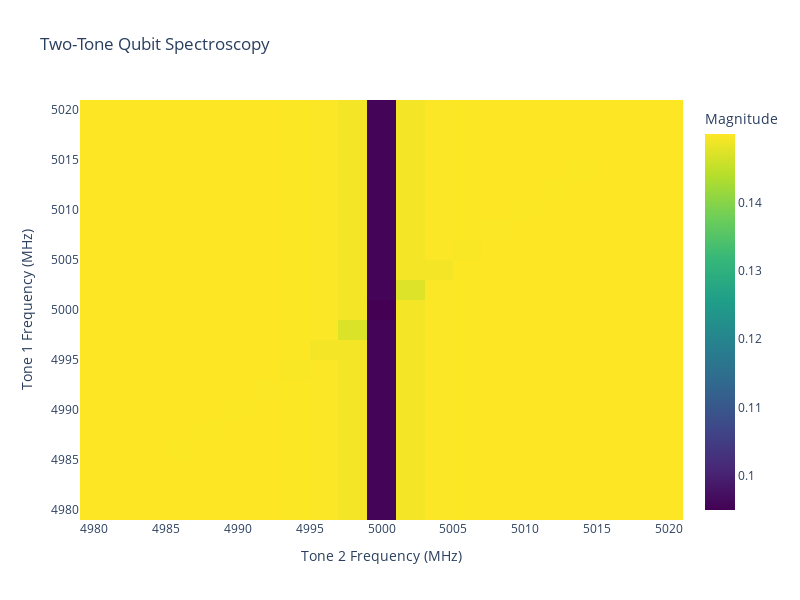
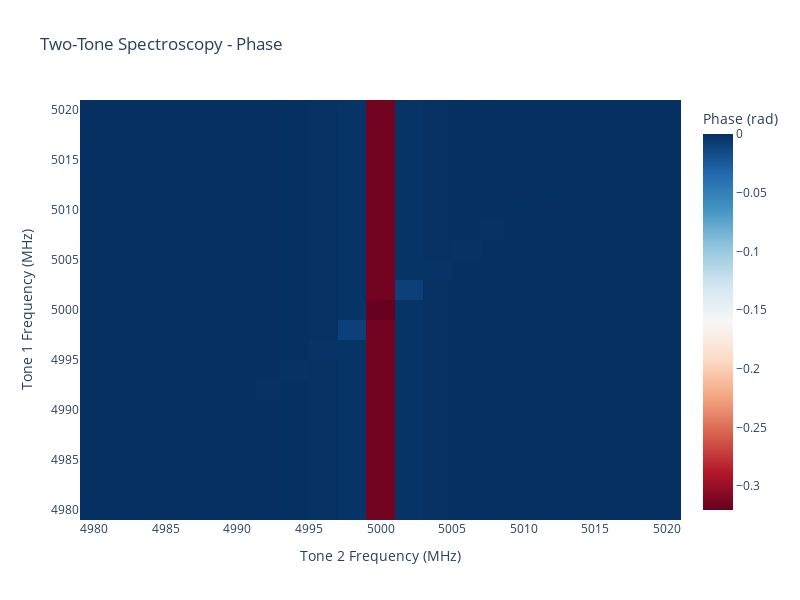

These figures' notebook cell, in order:
### Code cell
# 4. Two-tone spectroscopy
two_tone_spec = TwoToneQubitSpectroscopy(
    dut_qubit=qubit,
    tone1_start=4980.0,
    tone1_stop=5020.0,
    tone1_step=2.0,
    tone1_amp=0.1,
    tone2_start=4980.0,
    tone2_stop=5020.0,
    tone2_step=2.0,
    tone2_amp=0.1,
    same_channel=True,
    num_avs=1000,
    mp_width=1.0,
    disable_noise=True
)

### Figure 1 — Plotly figure (JSON) as saved in the notebook; plotly's stock layout.template omitted (floating-point values rounded to 4 significant figures; data arrays with more than 128 entries replaced by an {"elided": "..."} marker saying what was removed)
{"data": [{"colorbar": {"title": {"text": "Magnitude"}}, "colorscale": [[0, "#440154"], [0.1111, "#482878"], [0.2222, "#3e4989"], [0.3333, "#31688e"], [0.4444, "#26828e"], [0.5556, "#1f9e89"], [0.6667, "#35b779"], [0.7778, "#6ece58"], [0.8889, "#b5de2b"], [1, "#fde725"]], "type": "heatmap", "x": [4980.0, 4982.0, 4984.0, 4986.0, 4988.0, 4990.0, 4992.0, 4994.0, 4996.0, 4998.0, 5000.0, 5002.0, 5004.0, 5006.0, 5008.0, 5010.0, 5012.0, 5014.0, 5016.0, 5018.0, 5020.0], "y": [4980.0, 4982.0, 4984.0, 4986.0, 4988.0, 4990.0, 4992.0, 4994.0, 4996.0, 4998.0, 5000.0, 5002.0, 5004.0, 5006.0, 5008.0, 5010.0, 5012.0, 5014.0, 5016.0, 5018.0, 5020.0], "z": {"elided": "21x21 float values"}}], "layout": {"height": 600, "title": {"text": "Two-Tone Qubit Spectroscopy"}, "width": 800, "xaxis": {"title": {"text": "Tone 2 Frequency (MHz)"}}, "yaxis": {"title": {"text": "Tone 1 Frequency (MHz)"}}}}

### Figure 2 — Plotly figure (JSON) as saved in the notebook; plotly's stock layout.template omitted (floating-point values rounded to 4 significant figures; data arrays with more than 128 entries replaced by an {"elided": "..."} marker saying what was removed)
{"data": [{"colorbar": {"title": {"text": "Phase (rad)"}}, "colorscale": [[0, "rgb(103,0,31)"], [0.1, "rgb(178,24,43)"], [0.2, "rgb(214,96,77)"], [0.3, "rgb(244,165,130)"], [0.4, "rgb(253,219,199)"], [0.5, "rgb(247,247,247)"], [0.6, "rgb(209,229,240)"], [0.7, "rgb(146,197,222)"], [0.8, "rgb(67,147,195)"], [0.9, "rgb(33,102,172)"], [1, "rgb(5,48,97)"]], "type": "heatmap", "x": [4980.0, 4982.0, 4984.0, 4986.0, 4988.0, 4990.0, 4992.0, 4994.0, 4996.0, 4998.0, 5000.0, 5002.0, 5004.0, 5006.0, 5008.0, 5010.0, 5012.0, 5014.0, 5016.0, 5018.0, 5020.0], "y": [4980.0, 4982.0, 4984.0, 4986.0, 4988.0, 4990.0, 4992.0, 4994.0, 4996.0, 4998.0, 5000.0, 5002.0, 5004.0, 5006.0, 5008.0, 5010.0, 5012.0, 5014.0, 5016.0, 5018.0, 5020.0], "z": {"elided": "21x21 float values"}}], "layout": {"height": 600, "title": {"text": "Two-Tone Spectroscopy - Phase"}, "width": 800, "xaxis": {"title": {"text": "Tone 2 Frequency (MHz)"}}, "yaxis": {"title": {"text": "Tone 1 Frequency (MHz)"}}}}
